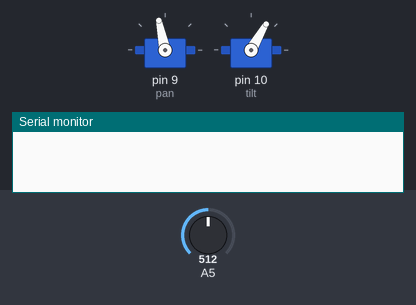
The sketch below on a simulated Arduino Uno, built with avr-gcc and run on an emulated ATmega328P. Parts: 2 × servo, the last lines printed to the serial monitor. The inputs (shaded band) are chosen by the test bench; at power-on: A5 = 512.

Above: at 0.05 s.
At 3.05 s:
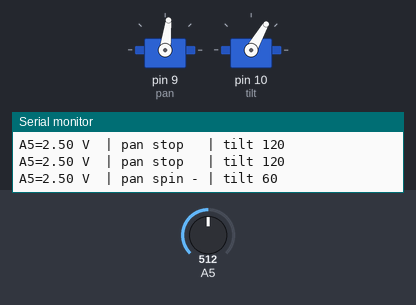
At 6.0 s:
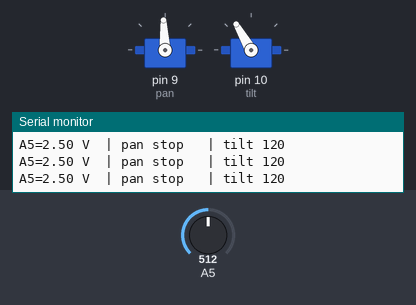
Timing chart, 0 to 7.8 s (numbered marks = the images above):
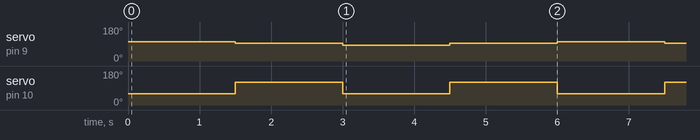

Measured:
- by itself, servo on pin 9 (pan): repeats every 6.0 s: 83° 1.5 s, 93° 1.5 s, 102° 1.5 s, 93° 1.5 s
- by itself, servo on pin 10 (tilt): alternates 120° for 1.5 s and 60° for 1.5 s

The sketch:

servo_power_probe.ino
```cpp
// Servo power probe: keeps both servos moving and reports the voltage on A5 twice a second.
// Put one jumper into A5 and touch its other end to the places the guide asks for
// (servo red line, servo brown line, a servo plug's red hole). 115200 baud.
#include <Servo.h>

Servo pan;   // MG996R 360 on D9: spins slowly one way, then the other
Servo tilt;  // SG-90 on D10: sweeps 60..120

void setup() {
  Serial.begin(115200);
  pan.attach(9);
  tilt.attach(10);
}

void loop() {
  unsigned long t = millis();
  int phase = (t / 1500) % 4;                       // 1.5 s per phase
  pan.writeMicroseconds(phase == 0 ? 1600 : phase == 2 ? 1400 : 1500);
  tilt.write(phase % 2 == 0 ? 60 : 120);
  static unsigned long last = 0;
  if (t - last >= 500) {
    last = t;
    long sum = 0;
    for (int i = 0; i < 32; i++) sum += analogRead(A5);
    float volts = sum / 32.0 * 5.0 / 1023.0;
    Serial.print("A5=");
    Serial.print(volts, 2);
    Serial.print(" V  | pan ");
    Serial.print(phase == 0 ? "spin +" : phase == 2 ? "spin -" : "stop  ");
    Serial.print(" | tilt ");
    Serial.println(phase % 2 == 0 ? 60 : 120);
  }
}
```
